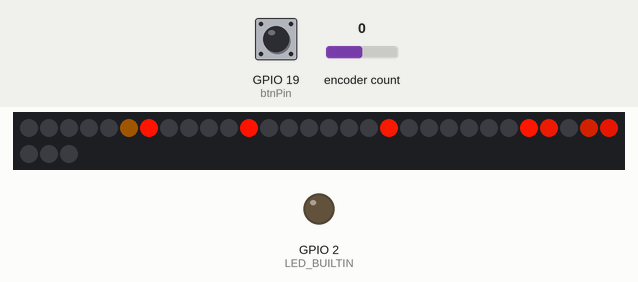
Simulated run of this sketch. Board: ESP32. Parts: 33 RGB LEDs in strip order, left to right, continuing on the next row, output pins drawn as LEDs (lit = HIGH). The test bench sets the inputs (shaded band); at power-on: GPIO 19 (btnPin) LOW, encoder count 0. Random numbers use the default seed unless the sketch sets one; EEPROM starts erased.

Above: at 2.2 s.
2.3 s: GPIO 19 (btnPin) pulled HIGH for 1 s
At 3.26 s:
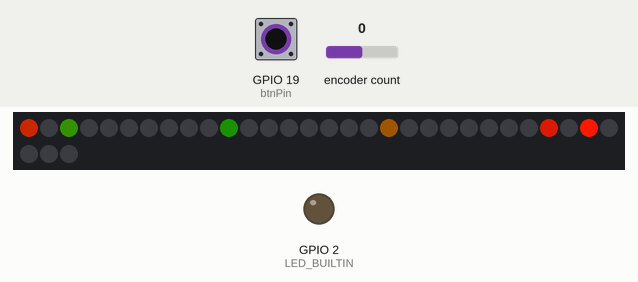
3.9 s: encoder count set to -1
At 4.16 s:
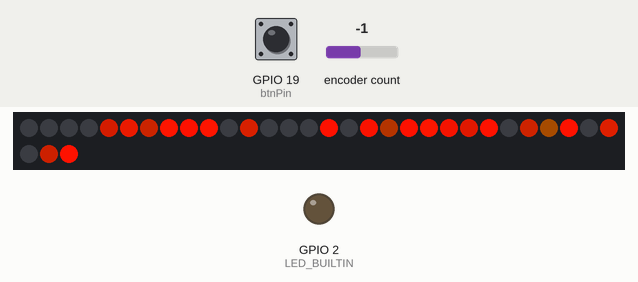
6.9 s: encoder count set to 0
At 7.17 s:
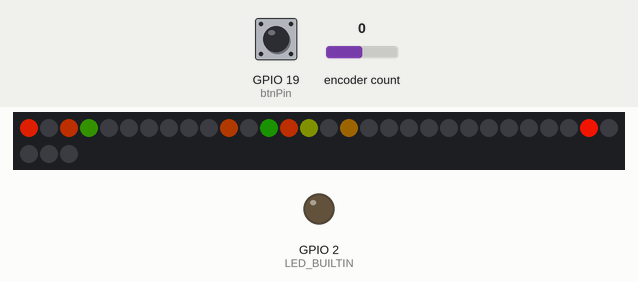
9.9 s: encoder count set to -1
At 10.17 s:
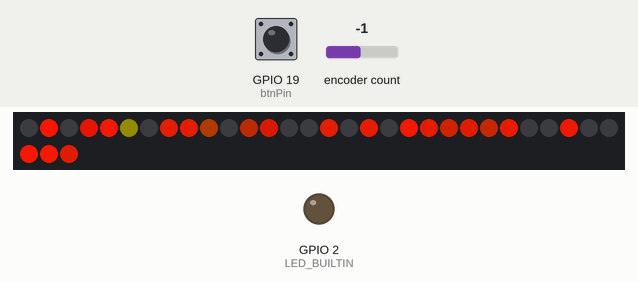
12.9 s: encoder count set to 3
At 14.68 s:
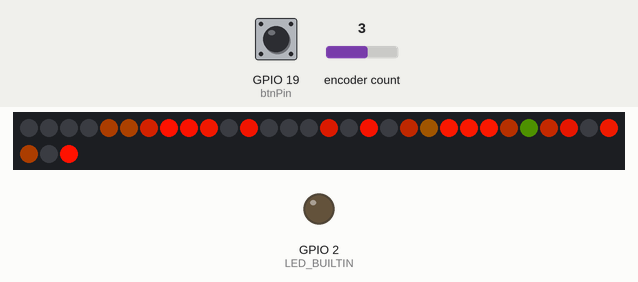
15.9 s: encoder count set to 2
At 17.69 s:
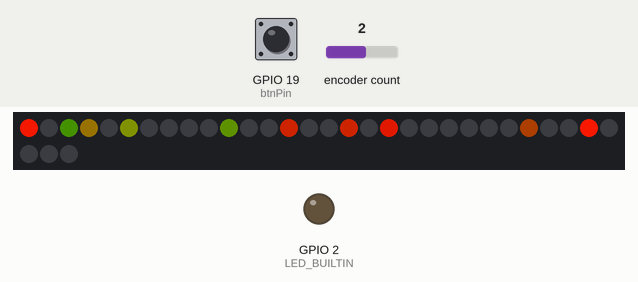

The sketch:

redPanel_lava.ino
```cpp
#include <EEPROM.h>
#define EEPROM_SIZE 2000
#define E_ADD_1 100
#define E_ADD_2 300
#define E_ADD_3 600
#define E_ADD_4 900

int adds[] = { E_ADD_1, E_ADD_2, E_ADD_3, E_ADD_4 };

#include <ESP32Encoder.h>

#define NUM_ENC 1
#define btnPin 19
#define ENC1_CLK 23
#define ENC1_DT 22

#define ENC_TYPE 2  // 1: HalfQuad  2: SingleEdge  3: FullQuad

ESP32Encoder enc[NUM_ENC];
int encVal[NUM_ENC];
int encStep = 1;
int oldEnc[NUM_ENC];
int clk[] = { ENC1_CLK };
int dt[] = { ENC1_DT };
int encMax[] = { 255 };
int encMin[] = { 0 };

void init_enc(int num) {
  if (ENC_TYPE == 1) {
    enc[num].attachHalfQuad(clk[num], dt[num]);
  } else if (ENC_TYPE == 2) {
    enc[num].attachSingleEdge(clk[num], dt[num]);
  } else if (ENC_TYPE == 3) {
    enc[num].attachFullQuad(clk[num], dt[num]);
  }
}


// GAMMA 2.8
const uint8_t gamma8[] = {
  0, 0, 0, 0, 0, 0, 0, 0, 0, 0, 0, 0, 0, 0, 0, 0,
  0, 0, 0, 0, 0, 0, 0, 0, 0, 0, 0, 0, 1, 1, 1, 1,
  1, 1, 1, 1, 1, 1, 1, 1, 1, 2, 2, 2, 2, 2, 2, 2,
  2, 3, 3, 3, 3, 3, 3, 3, 4, 4, 4, 4, 4, 5, 5, 5,
  5, 6, 6, 6, 6, 7, 7, 7, 7, 8, 8, 8, 9, 9, 9, 10,
  10, 10, 11, 11, 11, 12, 12, 13, 13, 13, 14, 14, 15, 15, 16, 16,
  17, 17, 18, 18, 19, 19, 20, 20, 21, 21, 22, 22, 23, 24, 24, 25,
  25, 26, 27, 27, 28, 29, 29, 30, 31, 32, 32, 33, 34, 35, 35, 36,
  37, 38, 39, 39, 40, 41, 42, 43, 44, 45, 46, 47, 48, 49, 50, 50,
  51, 52, 54, 55, 56, 57, 58, 59, 60, 61, 62, 63, 64, 66, 67, 68,
  69, 70, 72, 73, 74, 75, 77, 78, 79, 81, 82, 83, 85, 86, 87, 89,
  90, 92, 93, 95, 96, 98, 99, 101, 102, 104, 105, 107, 109, 110, 112, 114,
  115, 117, 119, 120, 122, 124, 126, 127, 129, 131, 133, 135, 137, 138, 140, 142,
  144, 146, 148, 150, 152, 154, 156, 158, 160, 162, 164, 167, 169, 171, 173, 175,
  177, 180, 182, 184, 186, 189, 191, 193, 196, 198, 200, 203, 205, 208, 210, 213,
  215, 218, 220, 223, 225, 228, 231, 233, 236, 239, 241, 244, 247, 249, 252, 255
};


#define FASTLED_ALLOW_INTERRUPTS 0
#include <FastLED.h>
FASTLED_USING_NAMESPACE

#define DATA_PIN 13
#define NUM_LEDS 33
#define MAX_POWER_MILLIAMPS 3000
#define LED_TYPE WS2812B
#define COLOR_ORDER GRB

CRGB leds[NUM_LEDS];

unsigned long tPulse = 0;
unsigned long tCaso = 0;
unsigned long dT = 0;
float brightVal = 0;
bool direction = true;
float steps = 2;

int state = 0;
bool btnEn = false;
unsigned long tPress = 0;
bool btnGo = false;
bool firstState = true;
int hue = 0;
int maxB = 255;
float cp10s = 0;
int caso = 0;

unsigned long tChange = 0;
bool change = false;

uint8_t bVal_8 = 0;

unsigned long tFPS = 0;
unsigned long tMove = 0;
uint8_t colorIndex[NUM_LEDS];
long dMove = 0;
int loopIdx = 0;
bool dirIdx = false;

DEFINE_GRADIENT_PALETTE(heatmap_gp){
  0, 255, 10, 0,   //orange
  127, 0, 0, 0,    //black
  255, 255, 0, 5,  //red
};

DEFINE_GRADIENT_PALETTE(heatmap_bl){
  0, 255, 10, 0,   //orange
  80, 0, 0, 0,     //black
  220, 0, 0, 0,    //black
  255, 255, 0, 5,  //red
};

CRGBPalette16 myPal = heatmap_gp;
CRGBPalette16 myPalBlack = heatmap_bl;

void setup() {
  delay(1000);

  random16_add_entropy(random());

  pinMode(btnPin, INPUT);
  pinMode(LED_BUILTIN, OUTPUT);
  EEPROM.begin(EEPROM_SIZE);

  // INIT ENCODER
  ESP32Encoder::useInternalWeakPullResistors = UP;

  for (int i = 0; i < NUM_ENC; i++) {
    init_enc(i);
  }
  encVal[0] = EEPROM.read(adds[0]);
  enc[0].setCount(encVal[0] / 4);
  oldEnc[0] = encVal[0];

  hue = encVal[0] / 4 - 32;
  maxB = EEPROM.read(adds[1]);
  cp10s = EEPROM.read(adds[2]);
  caso = EEPROM.read(adds[3]);

  FastLED.addLeds<LED_TYPE, DATA_PIN, COLOR_ORDER>(leds, NUM_LEDS);
  FastLED.setTemperature(Candle);
  FastLED.setMaxPowerInVoltsAndMilliamps(5, MAX_POWER_MILLIAMPS);
  for (int i = 0; i < NUM_LEDS; i++) {
    colorIndex[i] = (int)random8() * 0.6 + (int)(i * 2);
  }
  FastLED.clear();
  FastLED.show();

  digitalWrite(LED_BUILTIN, LOW);
}

void loop() {

  readEnc();

  if (btnEn) {
    if ((millis() - tPress) > 200) {
      if (digitalRead(btnPin)) {
        btnGo = true;
        btnEn = false;
        tPress = millis();
      }
    }
  } else {
    if ((millis() - tPress) > 200) {
      if (!digitalRead(btnPin)) {
        btnEn = true;
        tPress = millis();
      }
    }
  }

  if (btnGo) {
    btnGo = false;

    EEPROM.write(adds[state], encVal[0]);
    EEPROM.commit();

    state++;
    if (state > 3) {
      state = 0;
    }

    encVal[0] = EEPROM.read(adds[state]);

    if (state == 0) {
      encStep = 4;
      hue = encVal[0] / 4 - 32;
    }
    if (state == 1) {
      encStep = 3;
      maxB = encVal[0];
    }
    if (state == 2) {
      encStep = 3;
      cp10s = encVal[0];
    }
    if (state == 3) {
      encStep = 10;
      caso = encVal[0];
    }

    enc[0].setCount(encVal[0] / encStep);

    oldEnc[0] = encVal[0];
  }

  if (encVal[0] != oldEnc[0]) {

    tChange = millis();
    change = true;

    if (state == 0) {
      encStep = 4;
      hue = encVal[0] / 4 - 32;
    }
    if (state == 1) {
      encStep = 3;
      maxB = encVal[0];
    }
    if (state == 2) {
      encStep = 3;
      cp10s = encVal[0];
    }
    if (state == 3) {
      encStep = 4;
      caso = encVal[0];
    }
    oldEnc[0] = encVal[0];
  }

  //pulse();
  dMove = map(cp10s, 0, 255, 100000, 2000);
  if ((micros() - tMove) > dMove) {
    tMove = micros();
    Fire();
  }

  if ((millis() - tFPS) > 33) {
    tFPS = millis();
    FastLED.setBrightness(maxB);
    FastLED.show();
  }

  if (change) {
    if ((millis() - tChange) > 2000) {
      change = false;
      EEPROM.write(adds[state], encVal[0]);
      EEPROM.commit();
    }
  }
}

void readEnc() {
  for (uint8_t i = 0; i < NUM_ENC; i++) {
    int e = enc[i].getCount() * encStep;
    if (e > encMax[i]) {
      encVal[i] = encMax[i];
      enc[i].setCount(encMax[i] / encStep);
    } else if (e < encMin[i]) {
      encVal[i] = encMin[i];
      enc[i].setCount(encMin[i] / encStep);
    } else {
      encVal[i] = e;
    }
  }
}


void Fire() {
  for (uint16_t i = 0; i < NUM_LEDS; i++) {
    if (caso > 0) {
      leds[i] = blend(ColorFromPalette(myPal, colorIndex[i]), ColorFromPalette(myPalBlack, colorIndex[i]), caso);
    } else {
      leds[i] = ColorFromPalette(myPal, colorIndex[i]);
    }
  }

  for (uint16_t i = 0; i < NUM_LEDS; i++) {
    if (leds[i].r != 0) {
      if (hue > 0) {
        leds[i].g += hue;
      } else {
        leds[i].b += -hue;
      }
    }
  }

  for (uint16_t i = 0; i < NUM_LEDS; i++) {
    colorIndex[i]++;
  }
  if (loopIdx < 255) {
    loopIdx++;
  } else {
    loopIdx = 0;
    for (uint16_t i = 0; i < NUM_LEDS; i++) {
      colorIndex[i] += random(15);
    }
  }
}
```
